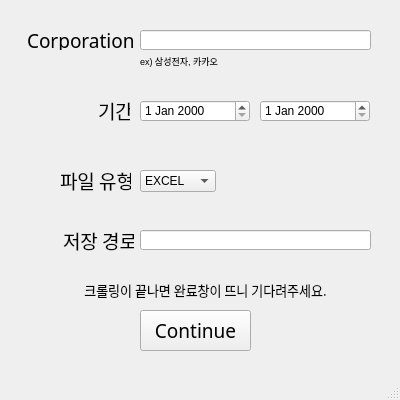
<?xml version="1.0" encoding="UTF-8"?>
<ui version="4.0">
 <class>MainWindow</class>
 <widget class="QMainWindow" name="MainWindow">
  <property name="geometry">
   <rect>
    <x>0</x>
    <y>0</y>
    <width>400</width>
    <height>400</height>
   </rect>
  </property>
  <property name="minimumSize">
   <size>
    <width>400</width>
    <height>400</height>
   </size>
  </property>
  <property name="maximumSize">
   <size>
    <width>400</width>
    <height>400</height>
   </size>
  </property>
  <property name="windowTitle">
   <string>MainWindow</string>
  </property>
  <widget class="QWidget" name="centralwidget">
   <widget class="QLabel" name="label_5">
    <property name="geometry">
     <rect>
      <x>140</x>
      <y>50</y>
      <width>161</width>
      <height>21</height>
     </rect>
    </property>
    <property name="font">
     <font>
      <pointsize>7</pointsize>
     </font>
    </property>
    <property name="text">
     <string>ex) 삼성전자, 카카오</string>
    </property>
   </widget>
   <widget class="QLabel" name="option5">
    <property name="geometry">
     <rect>
      <x>40</x>
      <y>280</y>
      <width>331</width>
      <height>20</height>
     </rect>
    </property>
    <property name="font">
     <font>
      <family>배달의민족 주아</family>
      <pointsize>10</pointsize>
      <weight>50</weight>
      <bold>false</bold>
      <underline>false</underline>
      <strikeout>false</strikeout>
     </font>
    </property>
    <property name="text">
     <string>크롤링이 끝나면 완료창이 뜨니 기다려주세요.</string>
    </property>
    <property name="alignment">
     <set>Qt::AlignCenter</set>
    </property>
   </widget>
   <widget class="QPushButton" name="btn_continue">
    <property name="geometry">
     <rect>
      <x>140</x>
      <y>310</y>
      <width>111</width>
      <height>41</height>
     </rect>
    </property>
    <property name="sizePolicy">
     <sizepolicy hsizetype="Fixed" vsizetype="Fixed">
      <horstretch>0</horstretch>
      <verstretch>0</verstretch>
     </sizepolicy>
    </property>
    <property name="font">
     <font>
      <family>배달의민족 주아</family>
      <pointsize>14</pointsize>
     </font>
    </property>
    <property name="text">
     <string>Continue</string>
    </property>
   </widget>
   <widget class="QLabel" name="label_2">
    <property name="enabled">
     <bool>true</bool>
    </property>
    <property name="geometry">
     <rect>
      <x>98</x>
      <y>100</y>
      <width>32</width>
      <height>21</height>
     </rect>
    </property>
    <property name="font">
     <font>
      <family>배달의민족 주아</family>
      <pointsize>14</pointsize>
      <underline>false</underline>
     </font>
    </property>
    <property name="text">
     <string>기간</string>
    </property>
   </widget>
   <widget class="QDateEdit" name="start_edit">
    <property name="geometry">
     <rect>
      <x>140</x>
      <y>100</y>
      <width>110</width>
      <height>22</height>
     </rect>
    </property>
   </widget>
   <widget class="QLabel" name="label">
    <property name="geometry">
     <rect>
      <x>27</x>
      <y>30</y>
      <width>111</width>
      <height>20</height>
     </rect>
    </property>
    <property name="font">
     <font>
      <family>배달의민족 주아</family>
      <pointsize>14</pointsize>
      <weight>50</weight>
      <bold>false</bold>
      <underline>false</underline>
      <strikeout>false</strikeout>
     </font>
    </property>
    <property name="text">
     <string>Corporation</string>
    </property>
   </widget>
   <widget class="QLineEdit" name="storage_edit">
    <property name="geometry">
     <rect>
      <x>140</x>
      <y>230</y>
      <width>231</width>
      <height>20</height>
     </rect>
    </property>
   </widget>
   <widget class="QLabel" name="label_4">
    <property name="geometry">
     <rect>
      <x>63</x>
      <y>230</y>
      <width>71</width>
      <height>21</height>
     </rect>
    </property>
    <property name="font">
     <font>
      <family>배달의민족 주아</family>
      <pointsize>14</pointsize>
     </font>
    </property>
    <property name="text">
     <string>저장 경로</string>
    </property>
   </widget>
   <widget class="QDateEdit" name="fin_edit">
    <property name="geometry">
     <rect>
      <x>260</x>
      <y>100</y>
      <width>110</width>
      <height>22</height>
     </rect>
    </property>
   </widget>
   <widget class="QLineEdit" name="cor_edit">
    <property name="geometry">
     <rect>
      <x>140</x>
      <y>30</y>
      <width>231</width>
      <height>20</height>
     </rect>
    </property>
   </widget>
   <widget class="QLabel" name="label_3">
    <property name="geometry">
     <rect>
      <x>60</x>
      <y>170</y>
      <width>71</width>
      <height>21</height>
     </rect>
    </property>
    <property name="font">
     <font>
      <family>배달의민족 주아</family>
      <pointsize>14</pointsize>
     </font>
    </property>
    <property name="text">
     <string>파일 유형</string>
    </property>
   </widget>
   <widget class="QComboBox" name="file_edit">
    <property name="geometry">
     <rect>
      <x>140</x>
      <y>170</y>
      <width>76</width>
      <height>22</height>
     </rect>
    </property>
    <item>
     <property name="text">
      <string>EXCEL</string>
     </property>
    </item>
    <item>
     <property name="text">
      <string>CSV</string>
     </property>
    </item>
    <item>
     <property name="text">
      <string>PDF</string>
     </property>
    </item>
   </widget>
  </widget>
  <widget class="QMenuBar" name="menubar">
   <property name="geometry">
    <rect>
     <x>0</x>
     <y>0</y>
     <width>400</width>
     <height>21</height>
    </rect>
   </property>
  </widget>
  <widget class="QStatusBar" name="statusbar"/>
 </widget>
 <resources/>
 <connections>
  <connection>
   <sender>btn_continue</sender>
   <signal>clicked()</signal>
   <receiver>MainWindow</receiver>
   <slot>con_click()</slot>
   <hints>
    <hint type="sourcelabel">
     <x>206</x>
     <y>351</y>
    </hint>
    <hint type="destinationlabel">
     <x>203</x>
     <y>400</y>
    </hint>
   </hints>
  </connection>
 </connections>
 <slots>
  <slot>con_click()</slot>
 </slots>
</ui>
